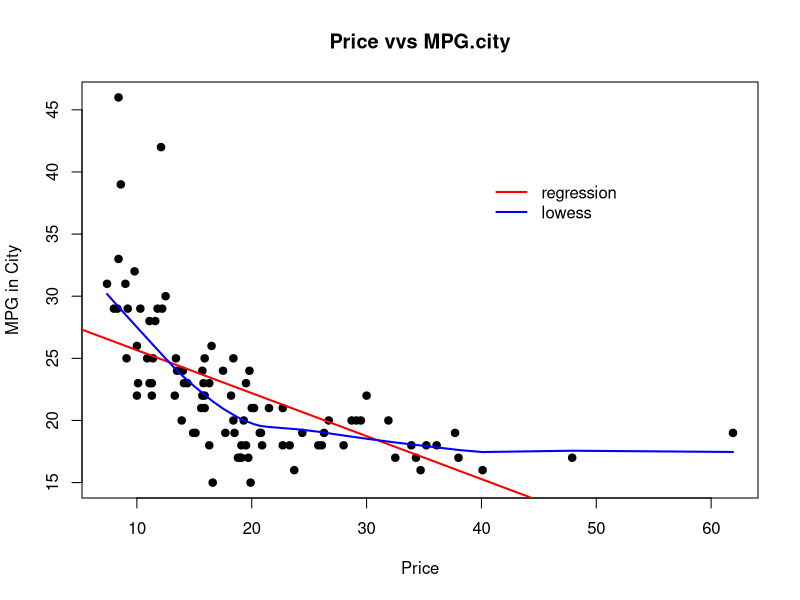

Write the R code that produced this figure.
# Title     : TODO
# Objective : TODO
# Created by: justk
# Created on: 2021-05-04

?pch
library(MASS)

with(Cars93,
     plot(Price,
          MPG.city,
          main = 'Price vvs MPG.city',
          xlab = 'Price',
          ylab = 'MPG in City',
          pch = 19
     ),
)

with(Cars93,
     abline(
         lm(MPG.city ~ Price),
         col = 'red',
         lwd = 2
     )
)

with(Cars93,
     lines(
         lowess(Price, MPG.city),
         col = 'blue',
         lwd = 2
     )
)

legend(40,
       40,
       lty = 1,
       col = c('red', 'blue'),
       c('regression', 'lowess'),
       lwd = 2,
       bty = 'n'
)